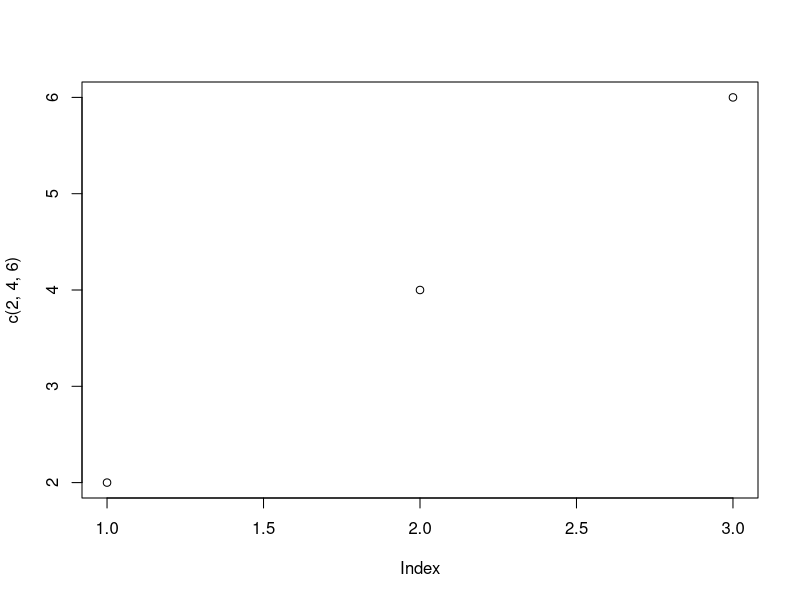

Write R code to recreate this figure.
## ---- chunk 1
knitr::opts_chunk$set(echo = FALSE)
## ---- chunk 2
plot(c(2, 4, 6))
